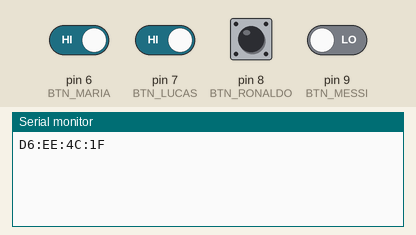
Simulated run of this sketch. Board: Arduino Uno, built with avr-gcc and run on an emulated ATmega328P. Parts: the last lines printed to the serial monitor. Inputs (shaded band) come from the test bench; at power-on: pin 6 (BTN_MARIA), pin 7 (BTN_LUCAS), pin 8 (BTN_RONALDO) HIGH, pin 9 (BTN_MESSI) LOW.

Above: at 1.2 s.
1.3 s: pin 6 (BTN_MARIA) driven LOW and pin 9 (BTN_MESSI) driven HIGH
At 2.6 s:
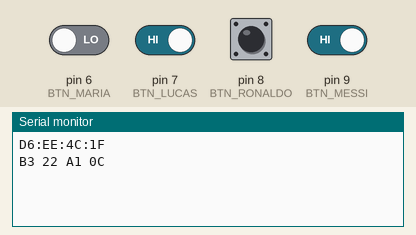
3.0 s: pin 6 (BTN_MARIA) driven HIGH and pin 7 (BTN_LUCAS) driven LOW
At 3.9 s:
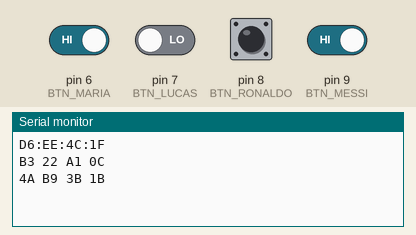

Measured:
- after the input at 1.3 s, the serial monitor: prints a new line after 0.25 s (image 1)
- after the input at 3.0 s, the serial monitor: prints a new line after 0.25 s (image 2)

The sketch:

Aula_6.ino
```cpp
// Definição dos pinos dos botões
#define BTN_LUCAS 7
#define BTN_MARIA 6
#define BTN_RONALDO 8
#define BTN_MESSI 9

void setup()
{
  // A velocidade deve ser 9600 para bater com o script Python
  Serial.begin(9600);

  // Configuração com Pull-up interno (Botão no pino e no GND)
  pinMode(BTN_LUCAS, INPUT_PULLUP);
  pinMode(BTN_MARIA, INPUT_PULLUP);
}

void loop()
{
  // --- Lógica para o Perfil do Lucas ---
  if (digitalRead(BTN_LUCAS) == LOW)
  {
    delay(50); // Debounce

    // Envia exatamente a chave que o Python espera no dicionário
    Serial.println("4A B9 3B 1B");

    // Aguarda soltar o botão para não inundar a Serial
    while(digitalRead(BTN_LUCAS) == LOW);
    delay(200);
  }

  // --- Lógica para o Perfil da Maria ---
  if (digitalRead(BTN_MARIA) == LOW)
  {
    delay(50); // Debounce

    // Envia a chave correspondente à Maria no Python
    Serial.println("B3 22 A1 0C");

    // Aguarda soltar o botão
    while(digitalRead(BTN_MARIA) == LOW);
    delay(200);
  }

  // --- Lógica para o Perfil do RONALDO ---
  if (digitalRead(BTN_RONALDO) == LOW)
  {
    delay(50); // Debounce

    // Envia a chave correspondente à Ronaldo no Python
    Serial.println("BD:84:7A:59");

    // Aguarda soltar o botão
    while(digitalRead(BTN_RONALDO) == LOW);
    delay(200);
  }

  // --- Lógica para o Perfil do MESSI ---
  if (digitalRead(BTN_MESSI) == LOW)
  {
    delay(50); // Debounce

    // Envia a chave correspondente à Messi no Python
    Serial.println("D6:EE:4C:1F");

    // Aguarda soltar o botão
    while(digitalRead(BTN_MESSI) == LOW);
    delay(200);
  }
}
```
